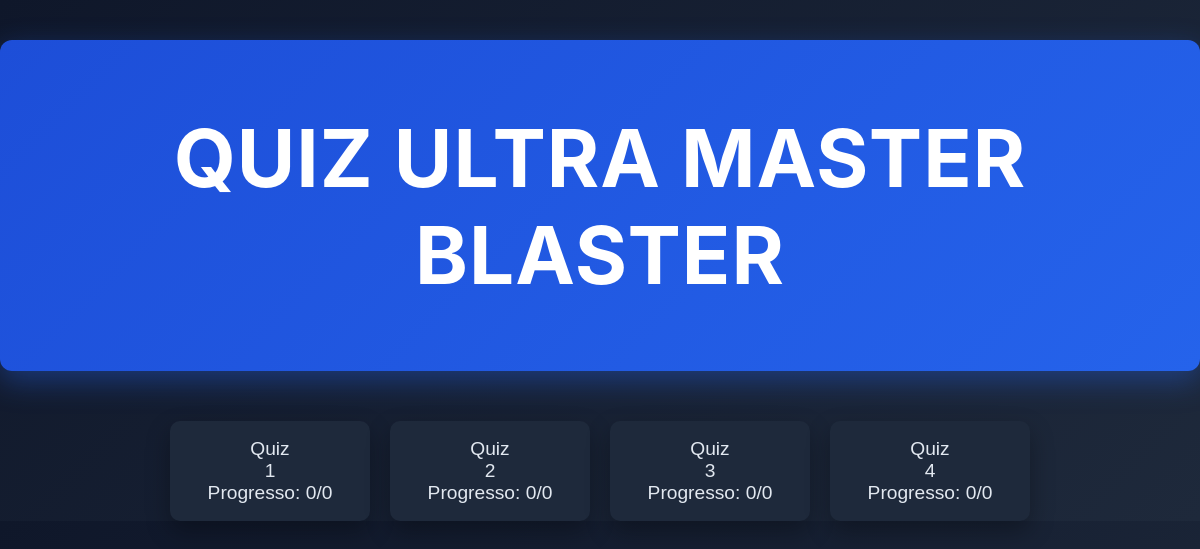
/Quiz, run on the app's committed database.
### tables this page shows
CREATE TABLE quizzes (
    id INTEGER PRIMARY KEY AUTOINCREMENT,
    tema TEXT NOT NULL
    );

### app.py (the view)
@app.route('/Quiz', methods=['GET', 'POST'])
def Quiz():
    user_id = session.get("user_id")
    quizzes = m.get_quizzes()
    progresso = {}
    for quiz in quizzes:
        acertos, total = m.get_progresso(user_id, quiz["id"])
        progresso[quiz["id"]] = f"{acertos}/{total}"
    return render_template('quiz.html', quizzes=quizzes, progresso=progresso)

### database.py (called while the page is built)
def create_connection():
    conn = sqlite3.connect('database.db')
    conn.row_factory = sqlite3.Row
    return conn

def execute(query, params=()):
    conn = create_connection()
    cursor = conn.cursor()
    cursor.execute(query, params)
    resultado = cursor.fetchall()
    conn.commit()
    conn.close()
    return resultado

def get_respostas_usuario_quiz(user_id, quiz_id):
    query = """
    SELECT a.correta
    FROM resposta r
    JOIN alternativas a ON r.alternativas_id = a.id
    JOIN pergunta p ON a.pergunta_id = p.id
    WHERE r.user_id = ? AND p.quiz_id = ?
    """
    return execute(query, (user_id, quiz_id))

### modules.py (called while the page is built)
def get_quizzes():
    conn = create_connection()
    quizzes = conn.execute('SELECT * FROM quizzes').fetchall()
    conn.close()
    return quizzes

def get_progresso(user_id, quiz_id):
    respostas = db.get_respostas_usuario_quiz(user_id, quiz_id)
    acertos = 0
    total = len(respostas)
    for r in respostas:
        if r["correta"]:
            acertos += 1
    return acertos, total

### templates/quiz.html (shortened to what this page needs)
<!DOCTYPE html>
<html lang="en">
<head>
    <link rel="stylesheet" href="{{ url_for('static', filename='quiz.css') }}">
</head>
<body>
    <header class="title">
        <h1>QUIZ ULTRA MASTER BLASTER</h1>
    </header>
    <div class="quiz-container">
        {% for quiz in quizzes %}
        <form action="quiz_{{quiz.id}}">
        <div class="quiz_box">
            <button type="submit">Quiz <br> {{ quiz.id }} <br> Progresso: {{ progresso[quiz.id] }}</button>
        </div>
        </form>
        {% endfor %}
    </div>
</body>
</html>

### static/quiz.css (style rules this page uses)
body { margin: 0; padding: 0; font-family: 'Inter', sans-serif; background: linear-gradient(135deg, #0f172a, #1e293b); color: #e2e8f0; display: flex; flex-direction: column; align-items: center; flex: 1; }
.title { margin-top: 40px; font-size: 2.5rem; text-align: center; padding: 15px 30px; border-radius: 12px; background: linear-gradient(135deg, #1d4ed8, #2563eb); color: #ffffff; box-shadow: 0 10px 30px rgba(37, 99, 235, 0.4); letter-spacing: 1px; }
.quiz-container { margin-top: 50px; display: flex; flex-wrap: wrap; justify-content: center; gap: 20px; height: 100%; }
.quiz_box { width: 200px; height: 100px; background-color: #1e293b; border-radius: 10px; display: flex; justify-content: center; align-items: center; box-shadow: 0 10px 25px rgba(0,0,0,0.3); }
.quiz_box button { width: 100%; height: 100%; background: none; border: none; color: #e2e8f0; font-size: 1.2rem; cursor: pointer; }

### data on the page
quizzes: id "1", progresso "0/0"
quizzes: id "2", progresso "0/0"
quizzes: id "3", progresso "0/0"
quizzes: id "4", progresso "0/0"
